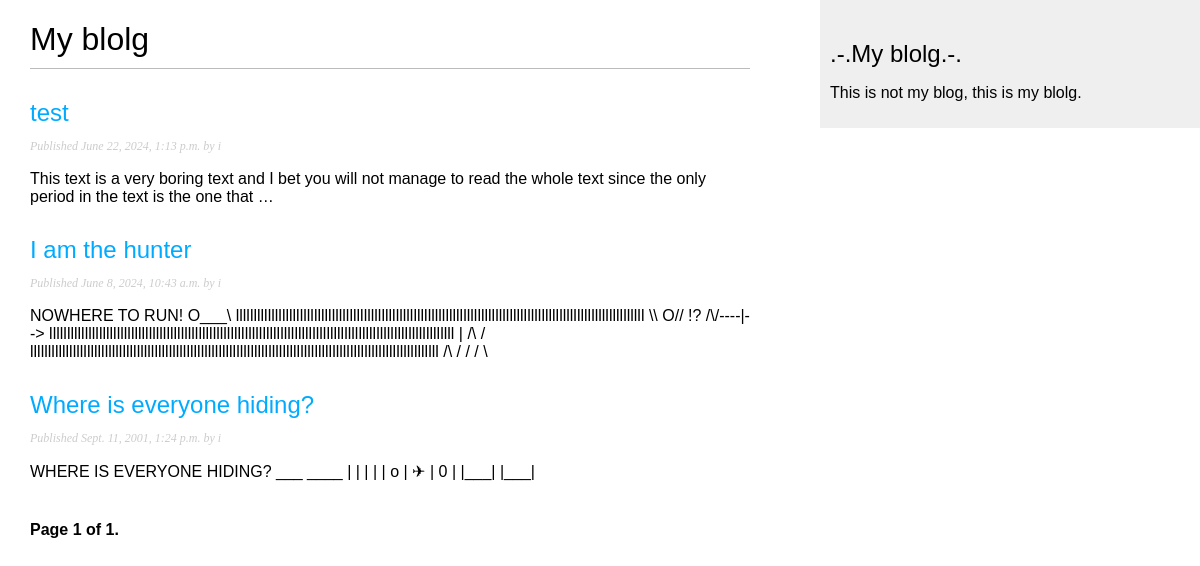
Page /blolg/ on the earlier database version.
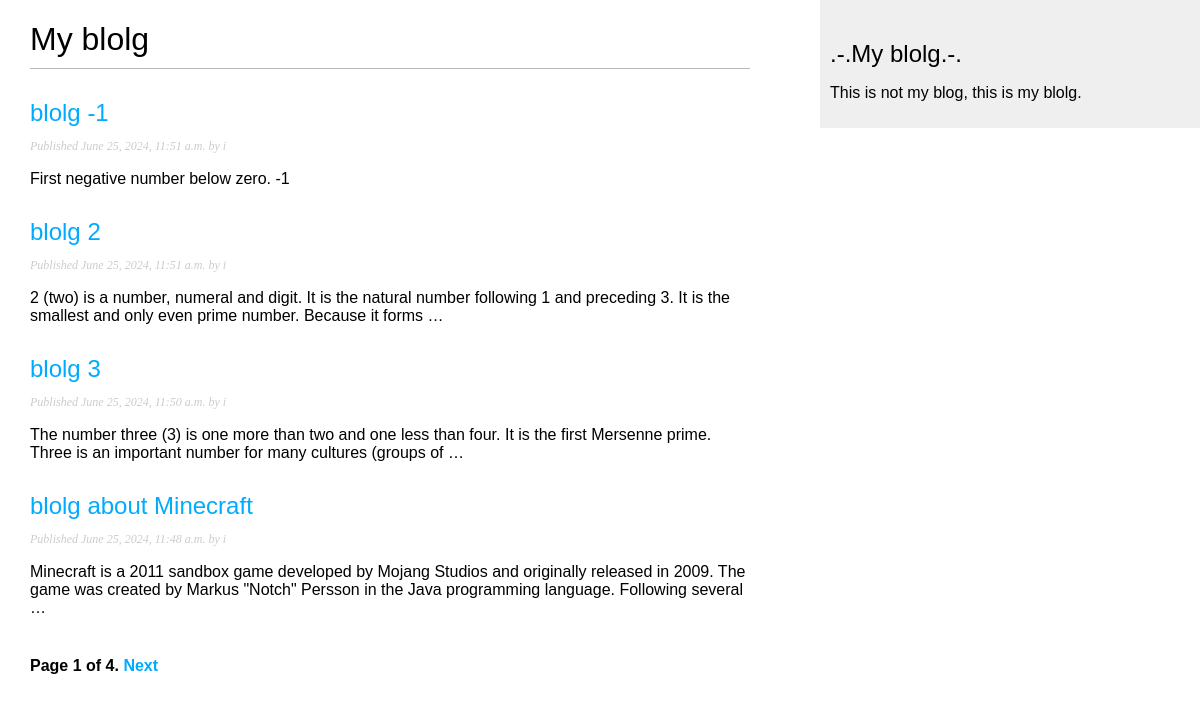
Same page on the later database version.
### blolg/models.py (models this page shows, shortened)
class Post(models.Model):
    class Status(models.TextChoices):
        DRAFT = 'DF', 'Draft'
        PUBLISHED = 'PB', 'Published'
    title = models.CharField(max_length=250)
    slug = models.SlugField(max_length=250, unique_for_date='publish')
    author = models.ForeignKey(User, on_delete=models.CASCADE, related_name='blog_posts')
    body = models.TextField()
    publish = models.DateTimeField(default=timezone.now)
    created = models.DateTimeField(auto_now_add=True)
    updated = models.DateTimeField(auto_now=True)
    status = models.CharField(max_length=2, choices=Status.choices, default=Status.DRAFT)
    class Meta:
        ordering = ['-publish']
        indexes = [
            models.Index(fields=['-publish']),
            ]
    def get_absolute_url(self):
        return reverse('blolg:post_detail', args=[self.publish.year, self.publish.month, self.publish.day, self.slug])

### blolg/views.py (the view)
# urls.py: path('', post_list, name='post_list'),
def post_list(request):
    post_list = Post.objects.filter(status='PB')
    paginator = Paginator(post_list, 4)
    page_number = request.GET.get('page', 1)
    try:
        posts = paginator.page(page_number)
    except PageNotAnInteger:
        posts = paginator.page(1)
    except EmptyPage:
        posts = paginator.page(paginator.num_pages)
    return render(request, 'blolg/post/list.html', {'posts': posts})

### blolg/templates/blolg/post/list.html (shortened to what this page needs)
{% extends 'blolg/base.html' %}
{% block content %}
<h1>My blolg</h1>
{% for post in posts %}
<h2>
    <a href="{{ post.get_absolute_url }}">
        {{ post.title }}
    </a>
</h2>
<p class="date">
    Published {{ post.publish }} by {{ post.author }}
</p>
{{ post.body|truncatewords:30|linebreaks }}
{% endfor %}
{% include "blolg/pagination.html" with page=posts %}
{% endblock %}

Differences in the rows shown:
no longer on this page (row unchanged): Post: title "test", publish "June 22, 2024, 1:13 p.m.", author "i", body "This text is a very boring text and I bet you will not manage to read the whole text since the only period in the text is the one that …"
no longer on this page (row unchanged): Post: title "I am the hunter", publish "June 8, 2024, 10:43 a.m.", author "i", body "NOWHERE TO RUN! O___\\ lllllllllllllllllllllllllllllllllllllllllllllllllllllllllllllllllllllllllllllllllllllllllllllllllllllllllllllllllll \\\\ O// !? /\\/----|--> llllllllllllllllllllllllllllllllllllllllllllllllllllllllllllllllllllllllllllllllllllllllllllllllllllllllllllllllll | /\\ / lllllllllllllllllllllllllllllllllllllllllllllllllllllllllllllllllllllllllllllllllllllllllllllllllllllllllllllllllll /\\ / / / \\"
no longer on this page (row unchanged): Post: title "Where is everyone hiding?", publish "Sept. 11, 2001, 1:24 p.m.", author "i", body "WHERE IS EVERYONE HIDING? ___ ____ | | | | | o | ✈︎ | 0 | |___| |___|"
added Post: title "blolg -1", publish "June 25, 2024, 11:51 a.m.", author "i", body "First negative number below zero. -1"
added Post: title "blolg 2", publish "June 25, 2024, 11:51 a.m.", author "i", body "2 (two) is a number, numeral and digit. It is the natural number following 1 and preceding 3. It is the smallest and only even prime number. Because it forms …"
added Post: title "blolg 3", publish "June 25, 2024, 11:50 a.m.", author "i", body "The number three (3) is one more than two and one less than four. It is the first Mersenne prime. Three is an important number for many cultures (groups of …"
added Post: title "blolg about Minecraft", publish "June 25, 2024, 11:48 a.m.", author "i", body "Minecraft is a 2011 sandbox game developed by Mojang Studios and originally released in 2009. The game was created by Markus \"Notch\" Persson in the Java programming language. Following several …"
Other differences:
{{ page.paginator.num_pages }}: "1" → "4"
text now shown: "Next"
